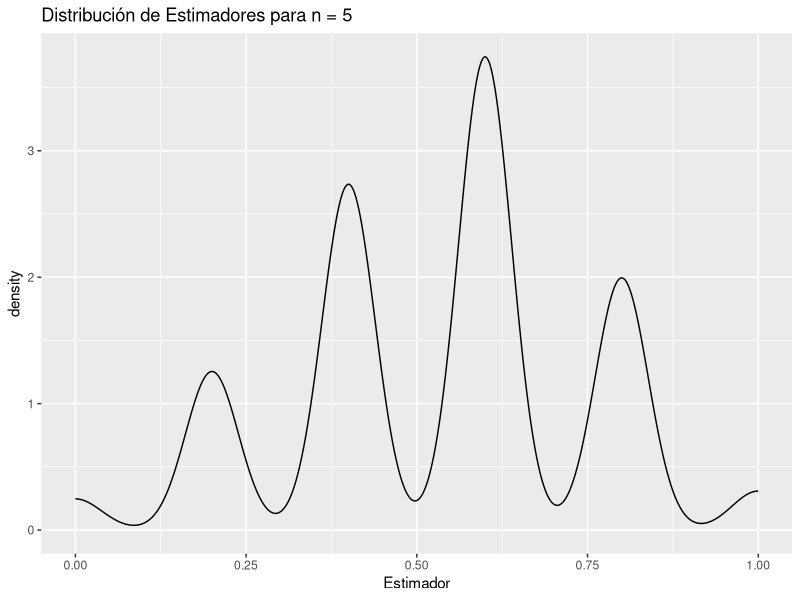
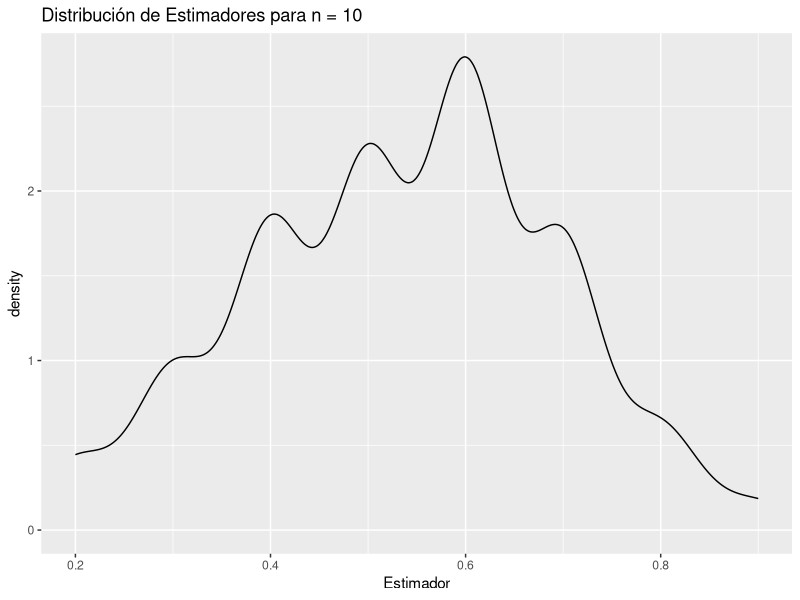
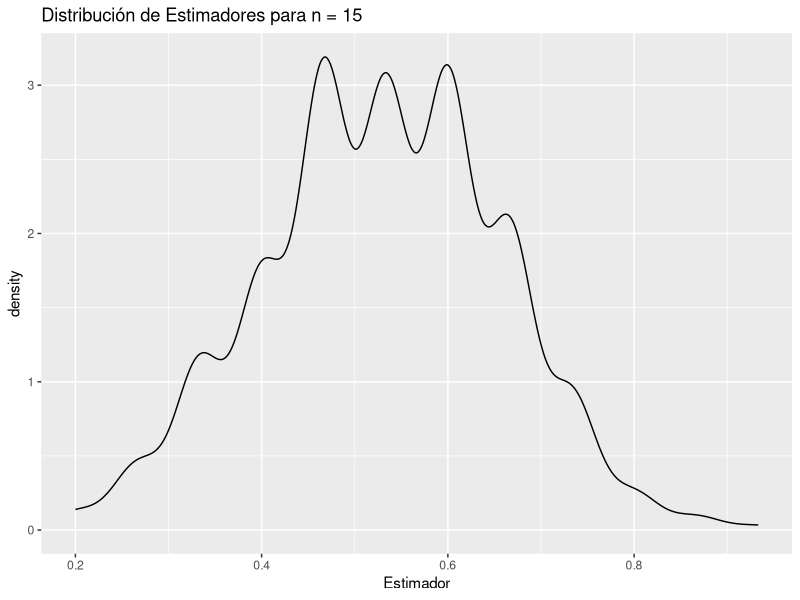
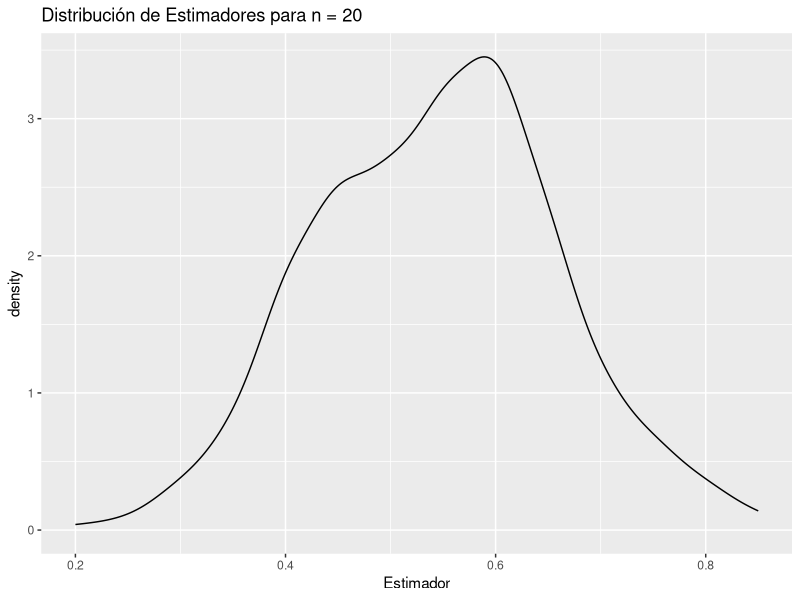
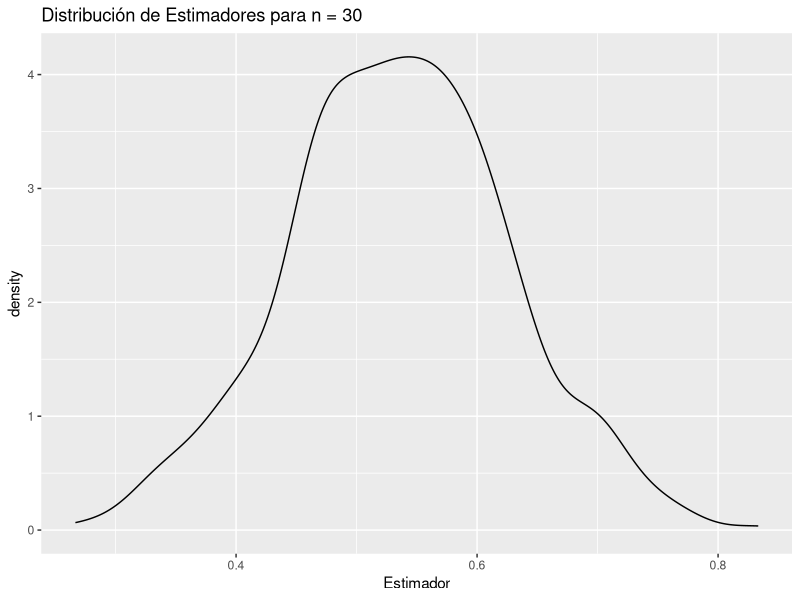
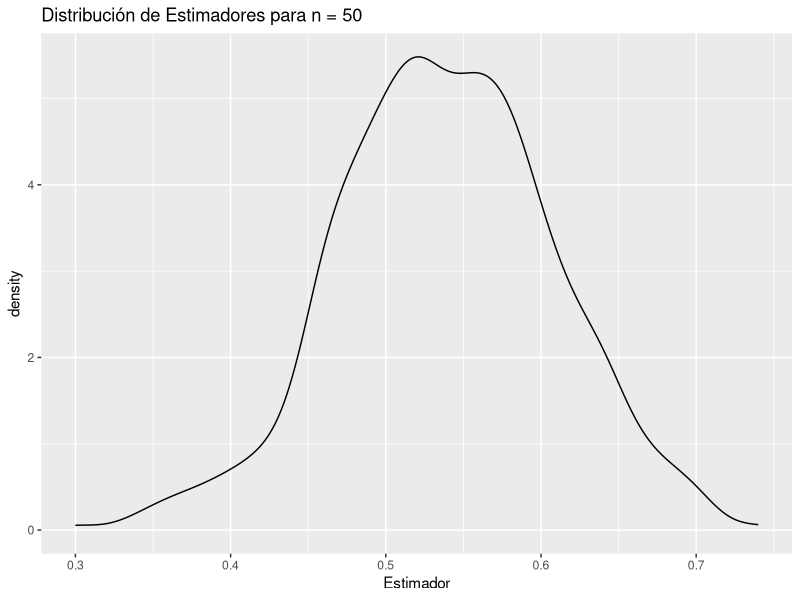
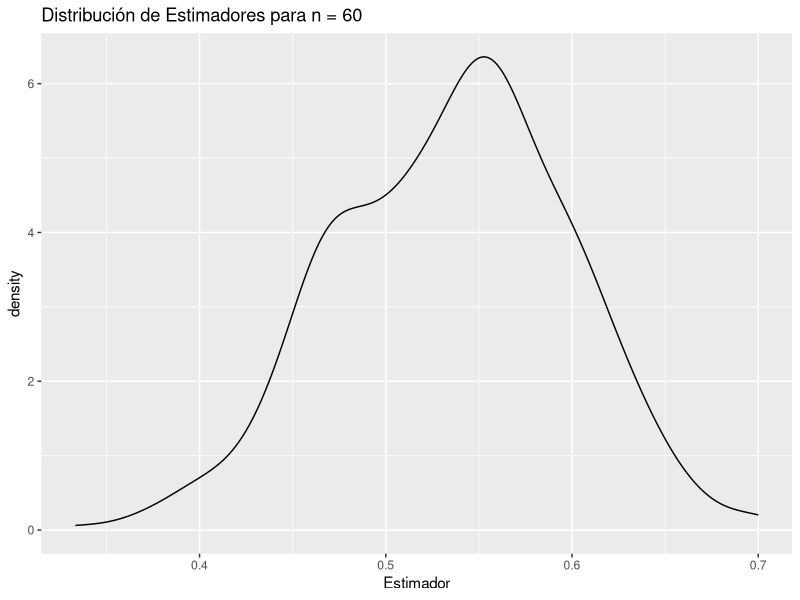
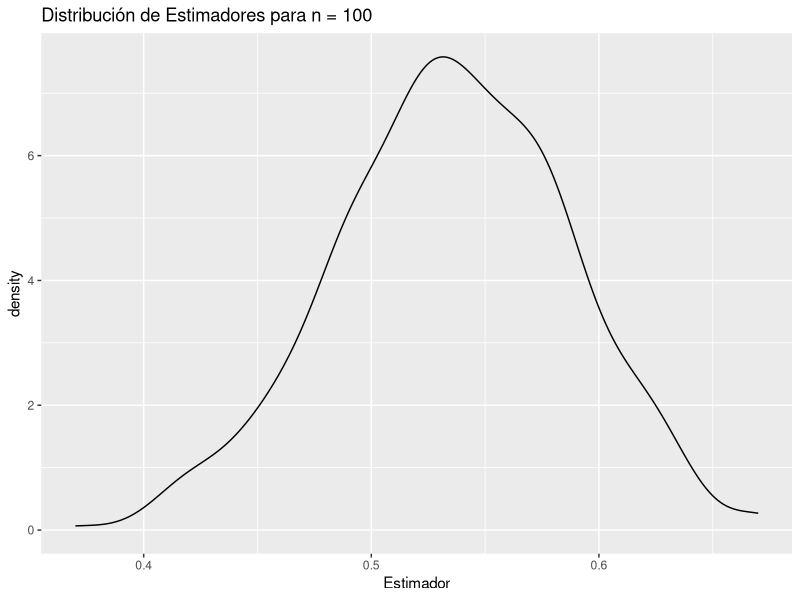

Here is the R script that generated these plots, in order:
## ---- chunk 1
knitr::opts_chunk$set(echo = TRUE)
library(ggplot2)
## ---- chunk 2
# Cargar las bibliotecas necesarias
library(ggplot2)

# Pasos sugeridos

# a. Generar la población
n <- 1000
proporcion_enfermas <- 0.5
poblacion <- rbinom(n, 1, proporcion_enfermas)

# b. Función para obtener una muestra aleatoria y calcular el estimador
muestra_y_estimador <- function(n) {
  muestra <- sample(poblacion, n, replace = TRUE)
  estimador_proporcion <- mean(muestra)
  return(estimador_proporcion)
}

# c. Realizar 500 simulaciones y analizar los resultados
n_simulaciones <- 500
resultados_estimador <- replicate(n_simulaciones, muestra_y_estimador(n))
# Calcular simetría y sesgo de los resultados
simetria <- mean(resultados_estimador)
sesgo <- mean(resultados_estimador - proporcion_enfermas)
# Calcular variabilidad
varianza <- var(resultados_estimador)

cat("Simetría de los resultados:", simetria, "\n")
cat("Sesgo de los resultados:", sesgo, "\n")
cat("Varianza de los resultados:", varianza, "\n")

# d. Repetir para diferentes tamaños de muestra
tamanos_muestra <- c(5, 10, 15, 20, 30, 50, 60, 100, 200, 500)
resultados_normalidad <- data.frame(Tamano_Muestra = tamanos_muestra)
for (n in tamanos_muestra) {
  resultados <- replicate(n_simulaciones, muestra_y_estimador(n))
  # Realizar pruebas de normalidad
  shapiro_test <- shapiro.test(resultados)
  resultados_normalidad[names(shapiro_test)] <- shapiro_test$p.value
  # Crear gráfico de normalidad
  gg <- ggplot(data.frame(Estimador = resultados), aes(x = Estimador)) +
    geom_density() +
    ggtitle(paste("Distribución de Estimadores para n =", n))
  print(gg)
}

# e. Repetir la simulación para diferentes proporciones de plantas enfermas
proporciones_enfermas <- c(0.1, 0.5, 0.9)
resultados_proporciones <- data.frame(Proporcion_Enfermas = proporciones_enfermas)
for (proporcion in proporciones_enfermas) {
  poblacion <- rbinom(n, 1, proporcion)
  resultados <- replicate(n_simulaciones, muestra_y_estimador(n))
  # Calcular simetría y sesgo
  simetria <- mean(resultados)
  sesgo <- mean(resultados - proporcion)
  # Calcular variabilidad
  varianza <- var(resultados)
  resultados_proporciones[paste("Simetria_", proporcion)] <- simetria
  resultados_proporciones[paste("Sesgo_", proporcion)] <- sesgo
  resultados_proporciones[paste("Varianza_", proporcion)] <- varianza
}

# Comentario sobre los resultados obtenidos
cat("Comentario sobre los resultados obtenidos:", "\n")
# ... (Añadir tus comentarios sobre los resultados aquí)

